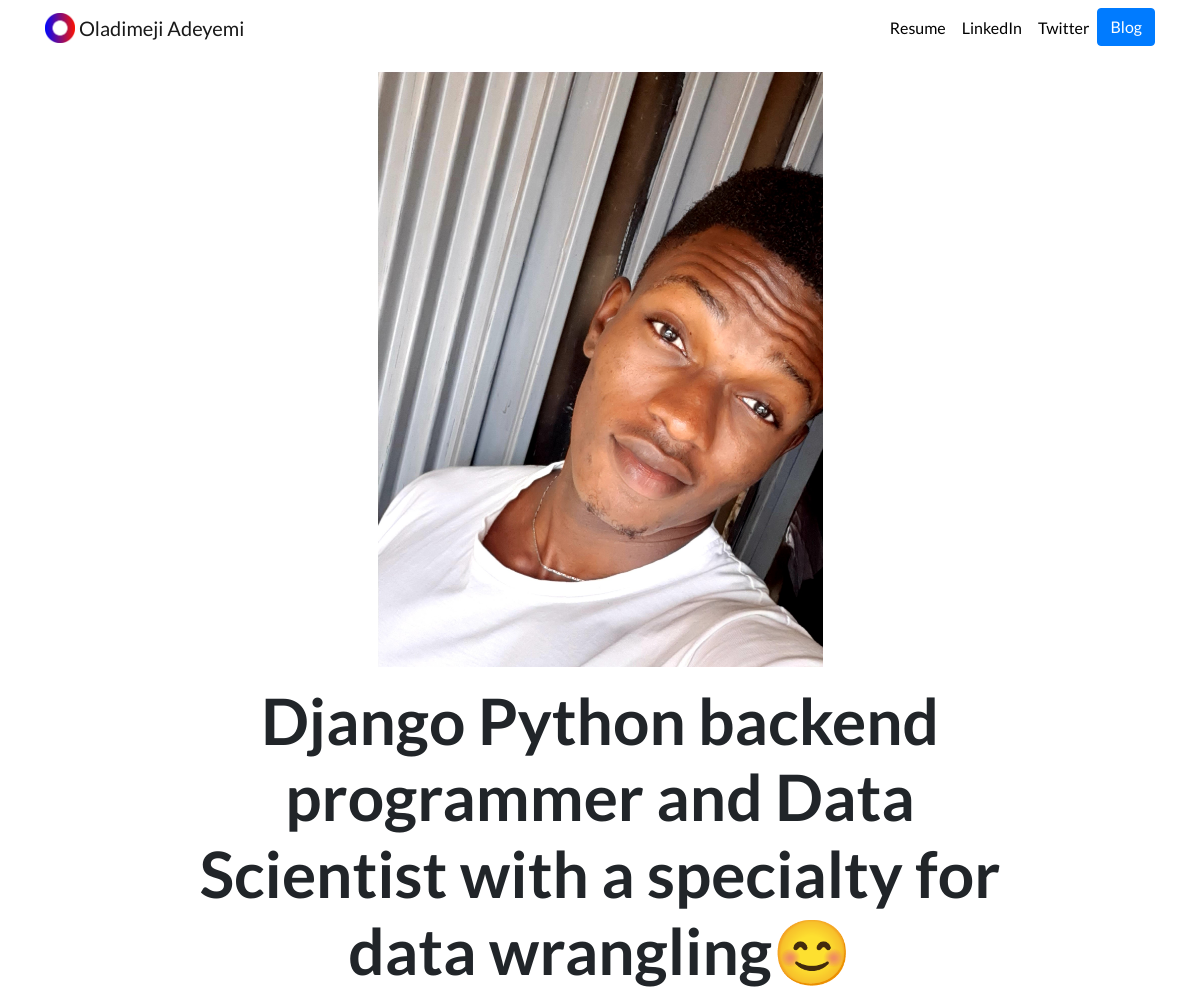
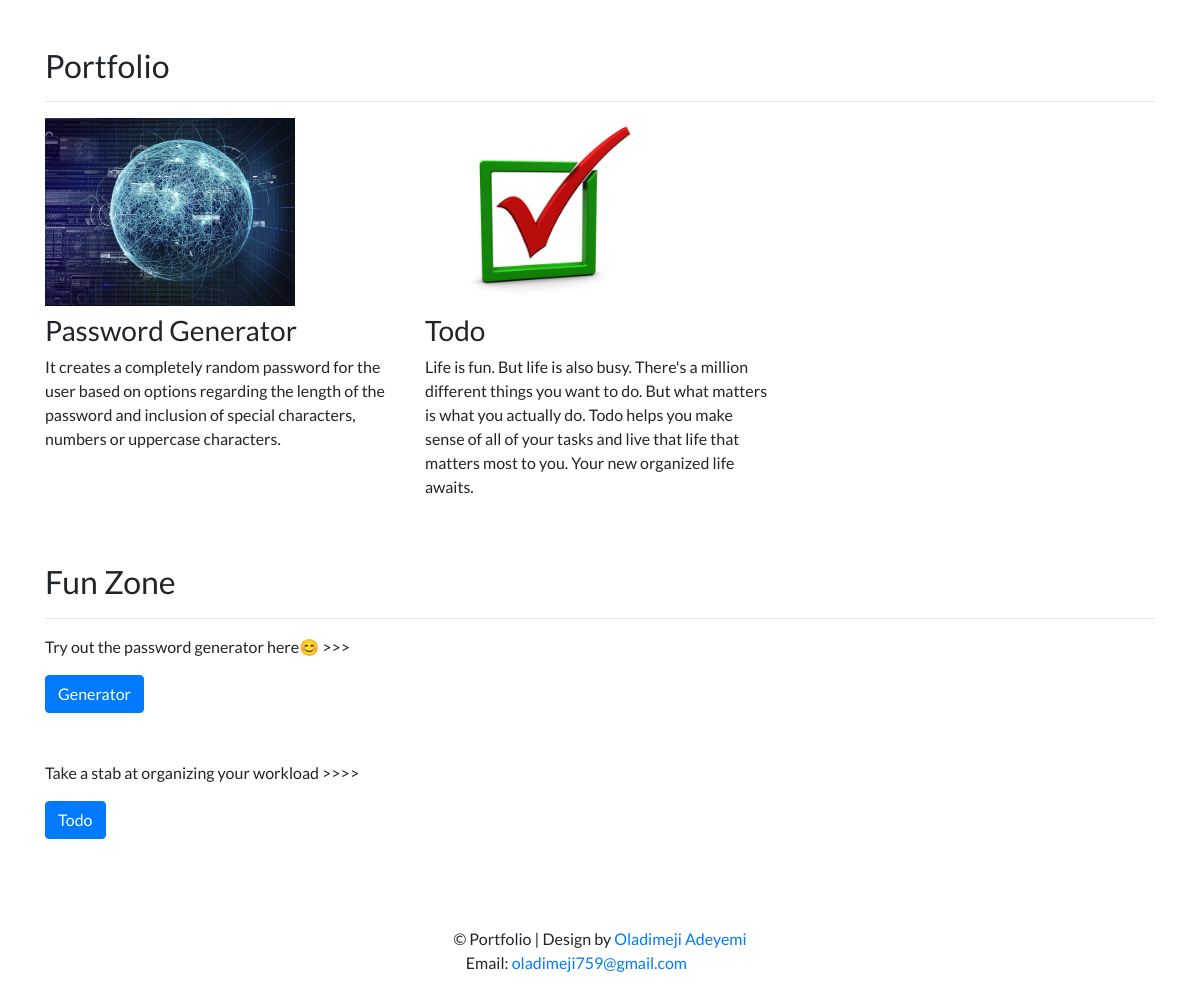
The page / on the database its author committed (2 pictures, top to bottom).
### portfolio/models.py (models this page shows, shortened)
class Project(models.Model):
    title = models.CharField(max_length=100)
    description = models.CharField(max_length=500)
    image = models.ImageField(upload_to='portfolio/images/')
    url = models.URLField(blank=True)

### portfolio/views.py (the view)
# urls.py: 2. Add a URL to urlpatterns:  path('', views.home, name='home')
def home(request):
    projects = Project.objects.all()
    return render (request, 'portfolio/home.html', {'projects': projects})

### portfolio/templates/portfolio/home.html
{% extends 'portfolio/base.html' %}
{% load static %}
{% block content %}
<div class="row justify-content-center my-3">
  <div class="col-5">
    <img src="{% static 'portfolio/me.jpg' %}" class="img-fluid" height=200 width=500>
  </div>
</div>
<div class="row justify-content-center mb-3">
  <div class="col-md-9 text-center">
    <h5 id="hometext" class="font-weight-bold">Django Python backend programmer and Data Scientist with a specialty for data wrangling😊</h5>
  </div>
</div>
<h2 class="mt-5">Portfolio</h2>
<hr>
<div class="row">
  {% for project in projects %}
  <div class="col-lg-4 col-md-6">
    {% if project.url %}
    <a href="{{ project.url }}">
      <img src="{{ project.image.url }}"  class="img-fluid mb-2">
    </a>
    {% else %}
    <img src="{{ project.image.url }}" width="250" height="200" class="img-fluid mb-2">
    {% endif %}
    <h3>{{ project.title }}</h3>
    <p>{{ project.description|safe }}</p>
    </div>
    {% endfor %}
    </div>
<div>
<br>
<br>
<h2>Fun Zone</h2>
<hr>
<p>Try out the password generator here😊 >>></p>
<a role="button" href="{% url 'generator:homepage' %}" class="btn btn-primary">Generator</a>
<br>
<br>
<br>
<p>Take a stab at organizing your workload >>>></p>
<a role="button" href="{% url 'todo:hometodo' %}" class="btn btn-primary">Todo</a>
</div>
    {% endblock %}

### portfolio/templates/portfolio/base.html (shortened to what this page needs)
{% load static %}
<!doctype html>
<html lang="en">
  <head>
    <link rel="stylesheet" href="https://stackpath.bootstrapcdn.com/bootstrap/4.5.0/css/bootstrap.min.css">
    <link rel="stylesheet" href="{% static "portfolio/custom.css" %}">
  </head>
  <body>
    <nav id="topNav" class="navbar navbar-expand-md navbar-light">
    <div class="container">
      <a class="navbar-brand" href="{% url 'home' %}">
        <img src="{% static "portfolio/Logo.png" %}" width="30" height="30" class="d-inline-block align-top" alt="Nick's Logo">
        <span>Oladimeji Adeyemi</span>
      </a>
      <div class="collapse navbar-collapse text-center" id="navbarNav">
        <ul class="navbar-nav ml-auto">
          <li class="nav-item">
            <a class="nav-link" href="{% static "portfolio/resume.pdf" %}">Resume</a>
          </li>
          <li class="nav-item">
            <a class="nav-link" href="https://www.linkedin.com/in/adeyemi-oladimeji-490696133" target="_blank">LinkedIn</a>
          </li>
          <li class="nav-item">
            <a class="nav-link" href="https://twitter.com/AdeyemiOladim17" target="_blank">Twitter</a>
          </li>
          <li>
            <a role="button" href="{% url 'blog:all_posts' %}" class="btn btn-primary">Blog</a>
          </li>
        </ul>
      </div>
    </div>
  </nav>
  <div class="container">
    {% block content %}
    {% endblock %}
  </div>
<br><br><br>
<div class="row justify-content-center my-3">
  <footer background-color= #1791b8>
          &copy; Portfolio&nbsp;<span class="seperator">|</span> Design by <a href="">Oladimeji Adeyemi</a>
        <br>
        &nbsp &nbsp Email: <a href="mailto:oladimeji759@gmail.com">oladimeji759@gmail.com</a></p>
      </footer>
  </div
</body>
</html>

### portfolio/static/portfolio/custom.css (style rules this page uses)
.navbar-nav .nav-link { color: rgba(0,0,0,1) !important; }
body { font-family: 'Lato', sans-serif; }
@media (min-width: 992px) { #hometext { font-size: 4rem; } }

### rows shown on the page
Project: image (placeholder picture), title "Password Generator", description "It creates a completely random password for the user based on options regarding the length of the password and inclusion of special characters, numbers or uppercase characters."
Project: image (picture), title "Todo", description "Life is fun. But life is also busy. There's a million different things you want to do. But what matters is what you actually do. Todo helps you make sense of all of your tasks and live that life that matters most to you. Your new organized life awaits."
